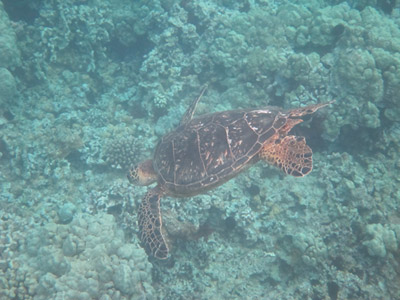
#> input picture Single-Image-Dehazing-Python-master/Images/tort.jpg, 400 x 300 px, found by its file name
$ python dehaze.py ../Single-Image-Dehazing-Python-master/Images/tort.jpg
#> lines starting #> are read from the running program, lines starting #| are printed output that depends on the picture; after the words box and inside, x2 and y2 are one past the last pixel; in counts of white or black regions, pixels touching at a corner belong together
#> further down, img is the input picture: shape (300, 400, 3); mean B, G, R 149.8, 148.5, 111.5
import cv2
import math
import numpy as np
import sys

def apply_mask(matrix, mask, fill_value):

    #print(flat[60])
    #print(flat[11940])

    masked = np.ma.array(matrix, mask=mask, fill_value=fill_value)
    print('MASKED=',masked)
    return masked.filled()

def apply_threshold(matrix, low_value, high_value):
    low_mask = matrix < low_value
    matrix = apply_mask(matrix, low_mask, low_value)
    print('Low MASK->',low_mask,'\nMatrix->',matrix)

    high_mask = matrix > high_value
    matrix = apply_mask(matrix, high_mask, high_value)

    return matrix

def simplest_cb(img, percent):
#> called with percent = 1
    assert img.shape[2] == 3
    assert percent > 0 and percent < 100

    half_percent = percent / 200.0
    print('HALF PERCENT->',half_percent)

    channels = cv2.split(img)
    print('Channels->\n',channels)
#> (printed output is left out)
    print('Shape->',channels[0].shape)
#| Shape-> (300, 400)
    print('Shape of channels->',len(channels[2]))
#| Shape of channels-> 300

    out_channels = []
    for channel in channels:
        assert len(channel.shape) == 2
        # find the low and high precentile values (based on the input percentile)
        height, width = channel.shape
        vec_size = width * height
        flat = channel.reshape(vec_size)
        print('vec=',vec_size,'\nFlat=',flat)
        assert len(flat.shape) == 1

        flat = np.sort(flat)

        n_cols = flat.shape[0]

        low_val  = flat[math.floor(n_cols * half_percent)]
        high_val = flat[math.ceil( n_cols * (1.0 - half_percent))]

        print ("Lowval: ", low_val)
        print ("Highval: ", high_val)

        # saturate below the low percentile and above the high percentile
        thresholded = apply_threshold(channel, low_val, high_val)
        # scale the channel
        normalized = cv2.normalize(thresholded, thresholded.copy(), 0, 255, cv2.NORM_MINMAX)
        out_channels.append(normalized)
#> this loop made 3 passes
#> (low_val, high_val) on passes 1 to 3: (107, 203), (102, 207), (70, 179)
#> (printed output is left out)
#> pass 1, in apply_threshold, `low_mask = matrix < low_value`:
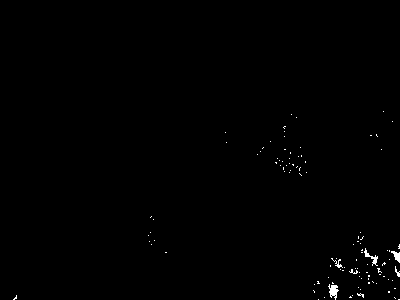
#> low_mask: shape (300, 400) bool; 0.43% white in thin lines or dots, all inside (x1, y1, x2, y2) = (13, 111, 400, 300)
#> pass 1, in apply_mask, `masked = np.ma.array(matrix, mask=mask, fill_value=fill_value)`:
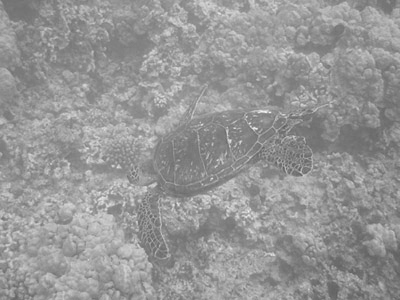
#> masked: shape (300, 400); min 90, max 243, mean 149.8
#> pass 1, in apply_threshold, `high_mask = matrix > high_value`:
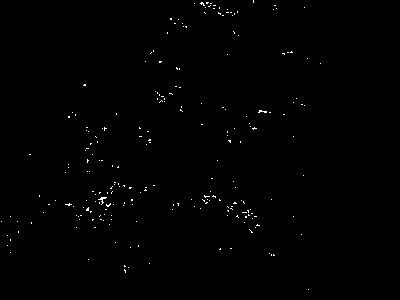
#> high_mask: shape (300, 400) bool; 0.46% white in thin lines or dots, all inside (x1, y1, x2, y2) = (1, 0, 321, 290)
#> after the loop:
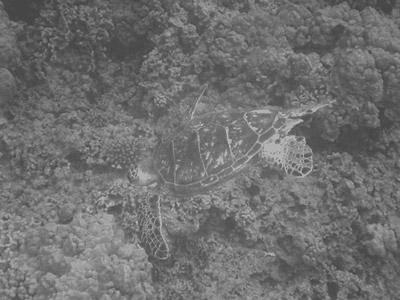
#> thresholded: shape (300, 400); min 70, max 179, mean 111.4
#> after the loop, out_channels = 3 items

    return cv2.merge(out_channels)
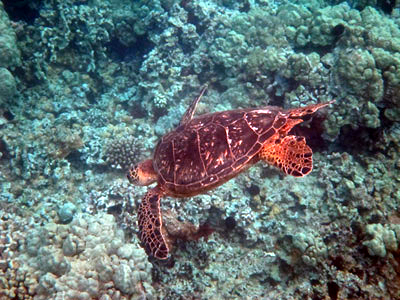
#> returned value: shape (300, 400, 3); mean of channels 0, 1, 2 113.7, 112.9, 96.8; drawn as B, G, R

if __name__ == '__main__':
    #img = cv2.imread(sys.argv[1])
    #img = cv2.imread('hazy/Dehazed/2a.jpg')
    img_path = 'hazy/tort.jpg'
    img = cv2.imread(img_path)

    out = simplest_cb(img, 1)
    cv2.imshow("Before", img)
    cv2.imshow("After", out)
    cv2.waitKey(0)

$ run again, with Single-Image-Dehazing-Python-master/Images/Haze.jpg copied over Single-Image-Dehazing-Python-master/Images/tort.jpg
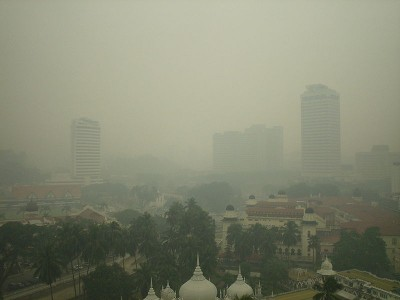
#> input picture Single-Image-Dehazing-Python-master/Images/Haze.jpg, 400 x 300 px, found by its file name
#> img is the input picture: shape (300, 400, 3); mean B, G, R 114, 134.3, 131.2
#> (printed output is left out)
#| Shape-> (300, 400)
#| Shape of channels-> 300
#> the loop in simplest_cb, `for channel in channels:` made 3 passes
#> (low_val, high_val) on passes 1 to 3: (30, 173), (43, 194), (37, 193)
#> (printed output is left out)
#> pass 1, in apply_threshold, `low_mask = matrix < low_value`:
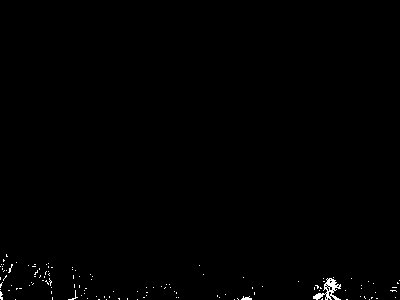
#> low_mask: shape (300, 400) bool; 0.48% white in thin lines or dots, all inside (x1, y1, x2, y2) = (0, 254, 400, 300)
#> after the loop in simplest_cb, `for channel in channels:`: out_channels = 3 items
#> in simplest_cb, `return cv2.merge(out_channels)`:
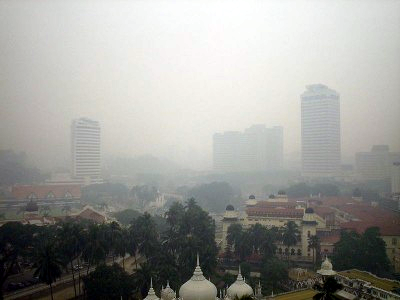
#> returned value: shape (300, 400, 3); mean of channels 0, 1, 2 149.9, 154.1, 153.9; drawn as B, G, R
